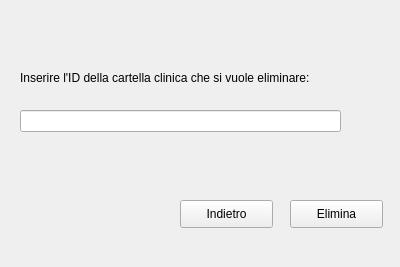
<?xml version="1.0" encoding="UTF-8"?>
<ui version="4.0">
 <class>Form</class>
 <widget class="QWidget" name="Form">
  <property name="geometry">
   <rect>
    <x>0</x>
    <y>0</y>
    <width>400</width>
    <height>267</height>
   </rect>
  </property>
  <property name="windowTitle">
   <string>Elimina Cartella Clinica</string>
  </property>
  <widget class="QLabel" name="label">
   <property name="geometry">
    <rect>
     <x>20</x>
     <y>70</y>
     <width>321</width>
     <height>16</height>
    </rect>
   </property>
   <property name="text">
    <string>Inserire l'ID della cartella clinica che si vuole eliminare:</string>
   </property>
  </widget>
  <widget class="QLineEdit" name="lineEdit">
   <property name="geometry">
    <rect>
     <x>20</x>
     <y>110</y>
     <width>321</width>
     <height>22</height>
    </rect>
   </property>
  </widget>
  <widget class="QPushButton" name="pushButton">
   <property name="geometry">
    <rect>
     <x>290</x>
     <y>200</y>
     <width>93</width>
     <height>28</height>
    </rect>
   </property>
   <property name="text">
    <string>Elimina</string>
   </property>
  </widget>
  <widget class="QPushButton" name="pushButton_2">
   <property name="geometry">
    <rect>
     <x>180</x>
     <y>200</y>
     <width>93</width>
     <height>28</height>
    </rect>
   </property>
   <property name="text">
    <string>Indietro</string>
   </property>
  </widget>
 </widget>
 <resources/>
 <connections/>
</ui>
